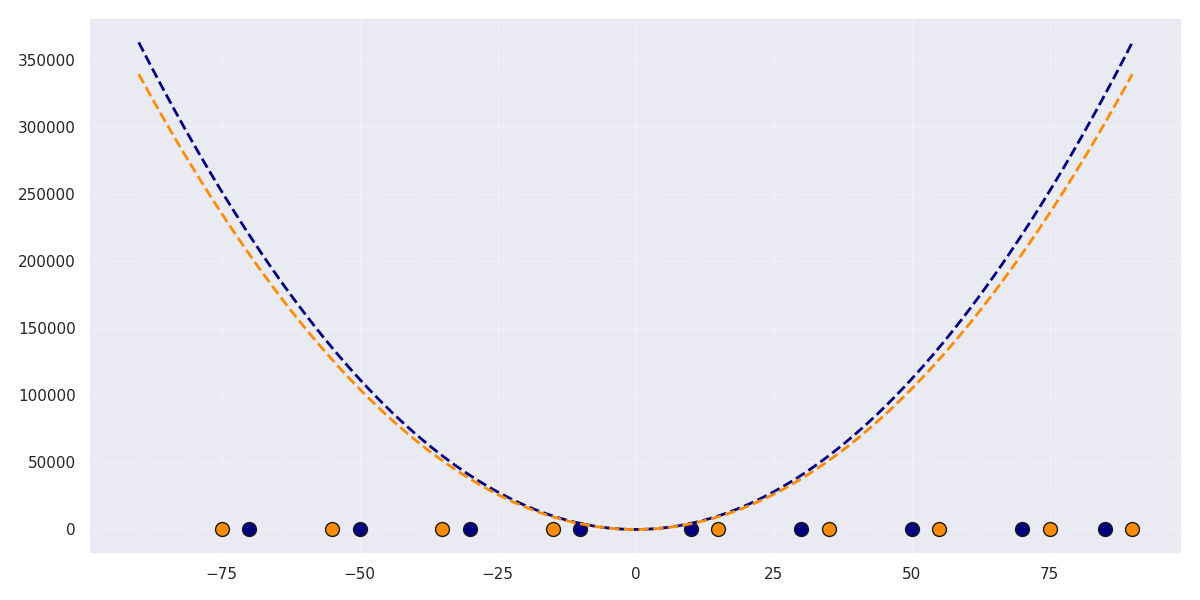

Source code (Python):
import matplotlib.pyplot as plt
import numpy as np
from numpy.polynomial.polynomial import Polynomial

# Original data
latitudes = np.array([-70, -50, -30, -10, 10, 30, 50, 70, 85])
water_intensity = np.array([5, 15, 25, 40, 60, 45, 30, 20, 10])

# Additional data series for another set of observations
latitudes_advanced = np.array([-75, -55, -35, -15, 15, 35, 55, 75, 90])
water_intensity_advanced = np.array([8, 18, 22, 35, 55, 40, 35, 22, 15])

# Fitting polynomial for original series
coefs = np.polyfit(latitudes, water_intensity, 2)
poly_fit = Polynomial(coefs)
latitudes_fit = np.linspace(-90, 90, 500)
water_intensity_fit = poly_fit(latitudes_fit)

# Fitting polynomial for additional series
coefs_advanced = np.polyfit(latitudes_advanced, water_intensity_advanced, 2)
poly_fit_advanced = Polynomial(coefs_advanced)
water_intensity_fit_advanced = poly_fit_advanced(latitudes_fit)

# Plot initial data
plt.figure(figsize=(12, 6))
plt.scatter(latitudes, water_intensity, color='navy', edgecolors='k', s=100)
plt.plot(latitudes_fit, water_intensity_fit, color='navy', linewidth=2, linestyle='--')

# Plot additional data
plt.scatter(latitudes_advanced, water_intensity_advanced, color='darkorange', edgecolors='k', s=100)
plt.plot(latitudes_fit, water_intensity_fit_advanced, color='darkorange', linewidth=2, linestyle='--')

plt.grid(True, linestyle='--', linewidth=0.5, alpha=0.7)
plt.tight_layout()
plt.show()
